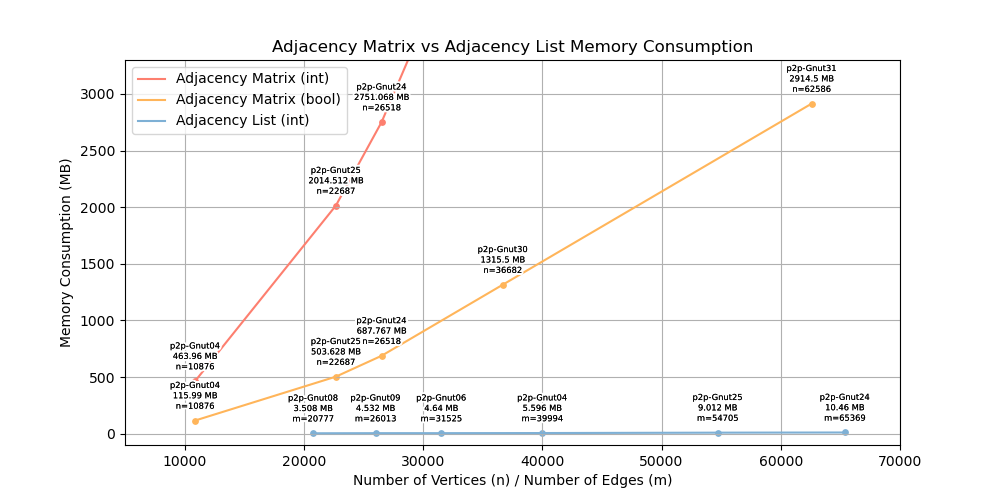

Python code for this plot:
import os
import matplotlib.pyplot as plt
from matplotlib import patheffects

names1 = ['p2p-Gnut04', 'p2p-Gnut25', 'p2p-Gnut24', 'p2p-Gnut30', 'p2p-Gnut31']
num_vertices = [10876, 22687, 26518, 36682, 62586]
adjMatrix = [463.960, 2014.512, 2751.068, 5262.000, 11658.000]
adjMatrixBool = [463.960/4, 2014.512/4, 2751.068/4, 5262.000/4, 11658.000/4]
names2 = ['p2p-Gnut08', 'p2p-Gnut09', 'p2p-Gnut06', 'p2p-Gnut04', 'p2p-Gnut25', 'p2p-Gnut24']
num_edges = [20777, 26013, 31525, 39994, 54705, 65369]
adjList = [3.508, 4.532, 4.640, 5.596, 9.012, 10.460 ] 

def add_contour(text):
    return [patheffects.withStroke(linewidth=3, foreground='white'), patheffects.Normal()]

plt.figure(figsize=(10, 5))

plt.plot(num_vertices, adjMatrix, color="#fd7f6f", label='Adjacency Matrix (int)')
plt.plot(num_vertices, adjMatrixBool, color="#ffb55a", label='Adjacency Matrix (bool)')
plt.plot(num_edges, adjList, color="#7eb0d5", label='Adjacency List (int)')

plt.scatter(num_vertices, adjMatrix, color="#fd7f6f",s=15)
plt.scatter(num_vertices, adjMatrixBool, color="#ffb55a",s=15)
plt.scatter(num_edges, adjList, color="#7eb0d5",s=15)

for i in range(len(names1)):
    text = plt.text(num_vertices[i], adjMatrix[i] + 350, f"{names1[i]}\n{adjMatrix[i]} MB\nn={num_vertices[i]}", ha='center', va='top', fontsize=6, color='black')
    text.set_path_effects(add_contour(text))

for i in range(len(names1)):
    text = plt.text(num_vertices[i], adjMatrixBool[i] + 350, f"{names1[i]}\n{adjMatrixBool[i]} MB\nn={num_vertices[i]}", ha='center', va='top', fontsize=6, color='black')
    text.set_path_effects(add_contour(text))

for i in range(len(names2)):
    text = plt.text(num_edges[i], adjList[i] + 350, f"{names2[i]}\n{adjList[i]} MB\nm={num_edges[i]}", ha='center', va='top', fontsize=6, color='black')
    text.set_path_effects(add_contour(text))


#set title
plt.title('Adjacency Matrix vs Adjacency List Memory Consumption')
plt.xlabel('Number of Vertices (n) / Number of Edges (m)')
plt.ylabel('Memory Consumption (MB)')

plt.xlim(5000, 70000)
plt.ylim(-100, 3300)

plt.legend(loc='upper left')

plt.grid(True)

script_dir = os.path.dirname(os.path.abspath(__file__))
plt.savefig(os.path.join(script_dir, 'ListVsMatrixMemory.png'))

plt.show()
